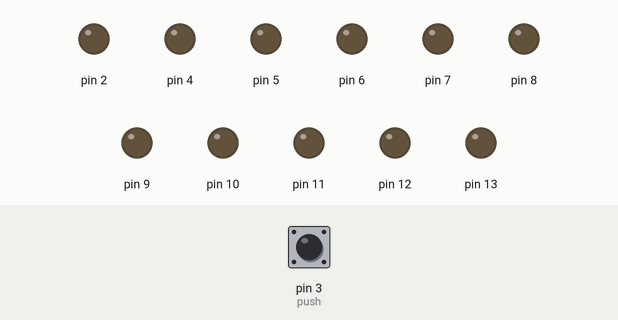
Simulated run of this sketch. Board: Arduino Uno, built with avr-gcc and run on an emulated ATmega328P. Shown: output pins drawn as LEDs (lit = HIGH). Inputs (shaded band) come from the test bench; at power-on: pin 3 (push) LOW. Pins used as bus, display or sensor lines are not drawn.

Above: at 1.2 s.
1.3 s: pin 3 (push) pulled HIGH for 0.15 s
At 2.6 s:
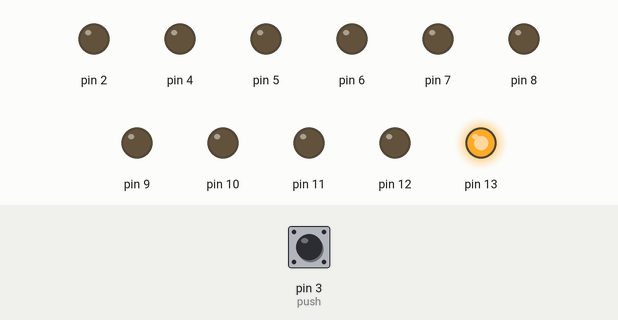
4.4 s: pin 3 (push) pulled HIGH for 1 s
At 5.7 s:
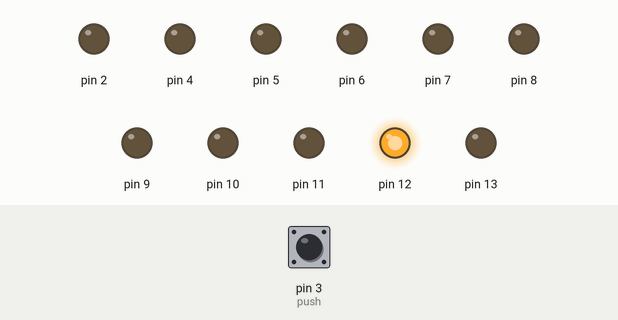
8.4 s: pin 3 (push) pulled HIGH for 3.2 s
At 14.49 s:
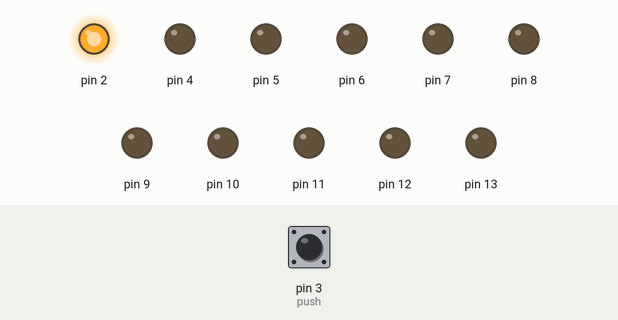
14.6 s: pin 3 (push) pulled HIGH for 0.15 s
At 17.3 s:
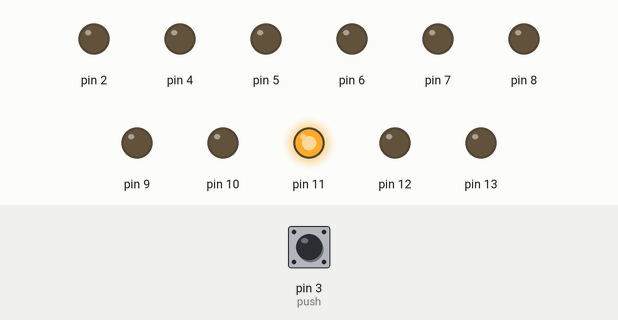
Timing chart, 0 to 24.7 s (numbered marks = the images above; inputs shaded):
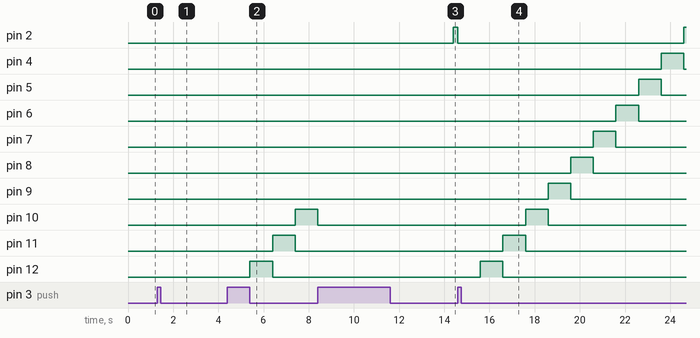

Measured:
- after the input at 1.3 s, pin 13: LOW → HIGH at once, → LOW 3.0 s later
- after the input at 4.4 s, pin 2: stays LOW (without the input it goes to HIGH after 2.9 s); pin 10: LOW → HIGH after 3.0 s; pin 11: LOW → HIGH after 2.0 s, → LOW 1.0 s later; pin 12: LOW → HIGH after 1.0 s, → LOW 1.0 s later; pin 13: LOW → HIGH at once, → LOW 1.0 s later
- after the input at 8.4 s, pin 4: stays LOW (without the input it goes to HIGH after 5.0 s); pin 5: stays LOW (without the input it goes to HIGH after 4.0 s); pin 6: stays LOW (without the input it goes to HIGH after 3.0 s); pin 7: stays LOW (without the input it goes to HIGH after 2.0 s); pin 8: stays LOW (without the input it goes to HIGH after 1.0 s)
- after the input at 14.6 s, pin 2: HIGH → LOW after 0.00 s instead of 2.8 s; pin 6: LOW → HIGH after 7.0 s instead of 8.8 s; pin 7: LOW → HIGH after 6.0 s, → LOW 1.0 s later; pin 8: LOW → HIGH after 5.0 s, → LOW 1.0 s later; pin 9: LOW → HIGH after 4.0 s, → LOW 1.0 s later

The sketch:

Code.ino
```cpp
#define push 3

const int CW_interval = 3000;
const int CCW_interval = 1000;

// for leds
int leds[12];
short curr = 0;
bool dir = true;

// for synchronization
bool start = false;
bool skip = false;

// for delay
unsigned long interval = 3000;
unsigned long previousMillis = 0;

void writeLeds();
void changedir();


void setup() {
  // put your setup code here, to run once:

  Serial.begin(9600);
  for (short i = 0; i < 10; i++)
    leds[i] = 13 - i;

   for (short i = 10; i < 12; i++)
    leds[i] = 12 - i;

   for (short i = 0; i < 12; i++)
    pinMode(leds[i], OUTPUT);

   pinMode(push, INPUT);
   attachInterrupt(digitalPinToInterrupt(push), changedir, RISING);
}

void loop() {
  // put your main code here, to run repeatedly:
   unsigned long currentMillis = millis(); // grab current time
   if ((unsigned long)(currentMillis - previousMillis) >= interval && start)
   {
    if (!skip) writeLeds();
    skip = false;
   }
}

void writeLeds()
{
    for (short i = 0; i < 12; i++)
    {
      if (i == curr)
        digitalWrite(leds[i], HIGH);
       else
        digitalWrite(leds[i], LOW);
    }

    if (dir) curr++;
    else curr--;

    if (curr == 12) curr = 0;
    if (curr == -1) curr = 11;

    previousMillis = millis();
}

void changedir()
{
  dir = !dir;

  if (dir) interval = CCW_interval;
  else interval = CW_interval;
  curr = 0;
  start = true;
  writeLeds();
  skip = true;
}
```
